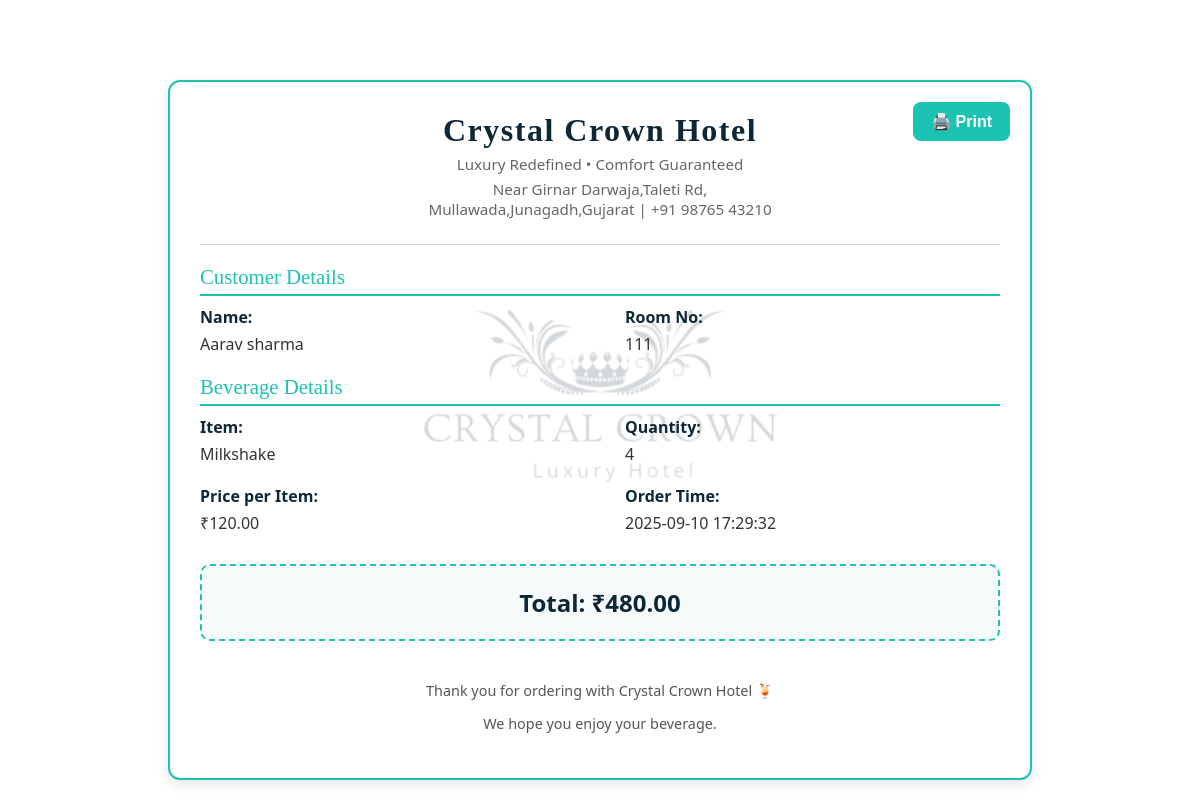
/project/client/bevrage_bill.php?id=13, run on the app's committed database.
### tables this page shows
CREATE TABLE `beverages_orders` (
  `id` int(11) NOT NULL,
  `customer_name` varchar(100) DEFAULT NULL,
  `room_number` varchar(20) DEFAULT NULL,
  `item` varchar(100) DEFAULT NULL,
  `quantity` int(11) DEFAULT NULL,
  `price` decimal(10,2) DEFAULT NULL,
  `total` decimal(10,2) DEFAULT NULL,
  `order_time` timestamp NOT NULL DEFAULT current_timestamp()
);

### project/client/bevrage_bill.php (the view, shortened to what this page needs)
<?php
$conn = mysqli_connect("localhost", "root", "", "crystal_crown_hotel");
$orderId = isset($_GET['id']) ? intval($_GET['id']) : 0;
$sql = "SELECT * FROM beverages_orders WHERE id = $orderId";
$result = mysqli_query($conn, $sql);
$order = mysqli_fetch_assoc($result);
?>
<!DOCTYPE html>
<html lang="en">
<head>
<link rel="stylesheet" href="food_bill_design.css">
</head>
<body>
<div class="container">
<button id="printBtn">🖨️ Print</button>
<div class="header">
<h1>Crystal Crown Hotel</h1>
<p>Luxury Redefined • Comfort Guaranteed</p>
<p>Near Girnar Darwaja,Taleti Rd,<br>Mullawada,Junagadh,Gujarat | +91 98765 43210</p>
</div>
<hr>
<div class="section">
<div class="section-title">Customer Details</div>
<div class="info-grid">
<div class="info-item"><strong>Name:</strong><?= htmlspecialchars($order['customer_name']) ?></div>
<div class="info-item"><strong>Room No:</strong><?= htmlspecialchars($order['room_number']) ?></div>
</div>
</div>
<div class="section">
<div class="section-title">Beverage Details</div>
<div class="info-grid">
<div class="info-item"><strong>Item:</strong><?= htmlspecialchars($order['item']) ?></div>
<div class="info-item"><strong>Quantity:</strong><?= $order['quantity'] ?></div>
<div class="info-item"><strong>Price per Item:</strong> ₹<?= number_format($order['price'], 2) ?></div>
<div class="info-item"><strong>Order Time:</strong><?= $order['order_time'] ?></div>
</div>
</div>
<div class="total-box">
      Total: ₹<?= number_format($order['total'], 2) ?>
</div>
<div class="footer">
<p>Thank you for ordering with Crystal Crown Hotel 🍹</p>
<p>We hope you enjoy your beverage.</p>
</div>
</div>
</body>
</html>

### project/client/food_bill_design.css (style rules this page uses)
body { font-family: 'Segoe UI', Tahoma, sans-serif; background: #ffffff; margin: 0; padding: 40px; color: #1e2a38; position: relative; }
.container { position: relative; max-width: 800px; margin: 40px auto; padding: 30px; border: 2px solid #1cc3b2; border-radius: 12px; box-shadow: 0 4px 12px rgba(0,0,0,0.1); background: #fff; overflow: hidden; }
.container::before { content: ""; position: absolute; top: 50%; left: 50%; width: 400px; height: 400px; background: url('images/logo1.png') no-repeat center; background-size: contain; opacity: 0.18; transform: translate(-50%, -50%); z-index: 0; pointer-events: none; }
.section { position: relative; z-index: 1; }
.header { text-align: center; margin-bottom: 25px; }
.header h1 { font-family: 'Cinzel', serif; font-size: 2rem; margin: 0; color: #0e2737; letter-spacing: 1.5px; }
.header p { margin: 5px 0; font-size: 0.95rem; color: #666; }
hr { border: 0; height: 1px; background: #ccc; margin: 20px 0; }
.section-title { font-family: 'Cinzel', serif; font-size: 1.3rem; color: #1cc3b2; margin: 20px 0 10px; border-bottom: 2px solid #1cc3b2; padding-bottom: 5px; }
.info-grid { display: flex; flex-wrap: wrap; gap: 20px 50px; margin-bottom: 20px; }
.info-item { flex: 1 1 45%; font-size: 1rem; color: #333; }
.info-item strong { display: block; margin-bottom: 5px; color: #0e2737; }
.total-box { text-align: center; margin-top: 30px; padding: 20px; background: #f7fafa; border: 2px dashed #1cc3b2; border-radius: 10px; font-size: 1.5rem; font-weight: bold; color: #0e2737; }
.footer { text-align: center; margin-top: 40px; font-size: 0.9rem; color: #555; }
button#printBtn { position: absolute; top: 20px; right: 20px; background: #1cc3b2; border: none; color: white; padding: 10px 18px; border-radius: 8px; cursor: pointer; font-size: 1rem; font-weight: 600; transition: 0.3s; }

### data on the page
beverages_orders: customer_name "Aarav sharma", room_number "111", item "Milkshake", quantity "4", price "120.00", order_time "2025-09-10 17:29:32", total "480.00"
